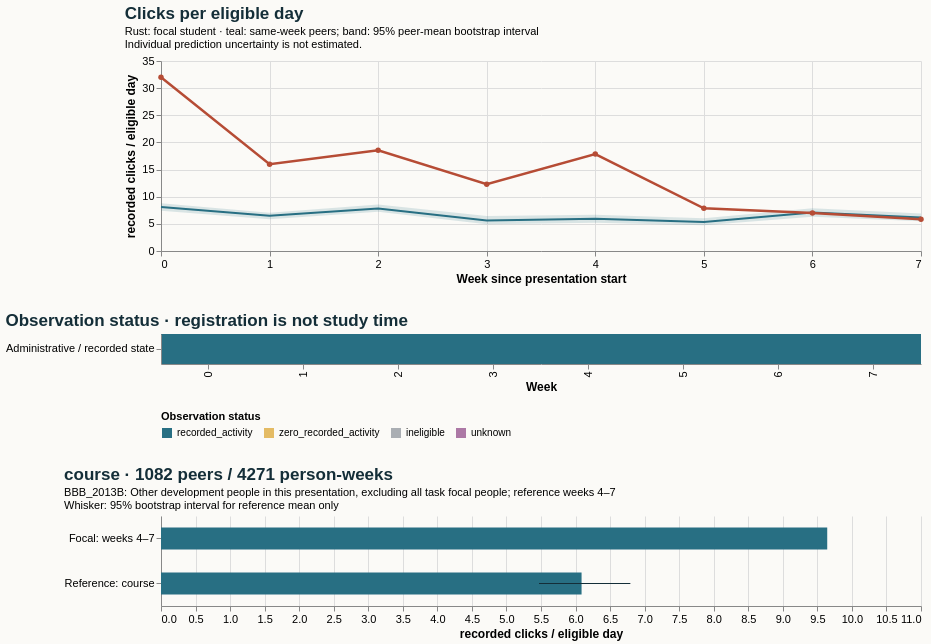

Source (Vega-Lite JSON):
### Vega-Lite specification from a JSON file in a GitHub repository (floating-point values rounded to 4 significant figures)
{"$schema": "https://vega.github.io/schema/vega-lite/v5.20.1.json", "config": {"axis": {"labelFontSize": 11, "titleFontSize": 12}, "background": "#fbfaf7", "font": "sans-serif", "title": {"anchor": "start", "color": "#142e38", "fontSize": 17, "subtitleFontSize": 11}, "view": {"continuousHeight": 300, "continuousWidth": 300, "stroke": null}}, "datasets": {"data-a061ae6e6e08baaf4359e2391efe5761": [{"eligible_days": 7.0, "end_day": 6, "logging_completeness": "unknown", "observation_status": "recorded_activity", "row": "Administrative / recorded state", "score_status": "withheld_release_time_unknown", "start_day": 0, "value": 32.0, "week": 0}, {"eligible_days": 7.0, "end_day": 13, "logging_completeness": "unknown", "observation_status": "recorded_activity", "row": "Administrative / recorded state", "score_status": "withheld_release_time_unknown", "start_day": 7, "value": 16.0, "week": 1}, {"eligible_days": 7.0, "end_day": 20, "logging_completeness": "unknown", "observation_status": "recorded_activity", "row": "Administrative / recorded state", "score_status": "withheld_release_time_unknown", "start_day": 14, "value": 18.57, "week": 2}, {"eligible_days": 7.0, "end_day": 27, "logging_completeness": "unknown", "observation_status": "recorded_activity", "row": "Administrative / recorded state", "score_status": "withheld_release_time_unknown", "start_day": 21, "value": 12.29, "week": 3}, {"eligible_days": 7.0, "end_day": 34, "logging_completeness": "unknown", "observation_status": "recorded_activity", "row": "Administrative / recorded state", "score_status": "withheld_release_time_unknown", "start_day": 28, "value": 17.86, "week": 4}, {"eligible_days": 7.0, "end_day": 41, "logging_completeness": "unknown", "observation_status": "recorded_activity", "row": "Administrative / recorded state", "score_status": "withheld_release_time_unknown", "start_day": 35, "value": 7.857, "week": 5}, {"eligible_days": 7.0, "end_day": 48, "logging_completeness": "unknown", "observation_status": "recorded_activity", "row": "Administrative / recorded state", "score_status": "withheld_release_time_unknown", "start_day": 42, "value": 7.0, "week": 6}, {"eligible_days": 7.0, "end_day": 55, "logging_completeness": "unknown", "observation_status": "recorded_activity", "row": "Administrative / recorded state", "score_status": "withheld_release_time_unknown", "start_day": 49, "value": 5.857, "week": 7}], "data-bc2a26803ba219ac7ec4295916b55d1b": [{"end_day": 6, "focal_value": 32.0, "peer_ci_high": 8.791, "peer_ci_low": 7.405, "peer_mean": 8.112, "peer_observations": 1151, "peer_people": 1151, "reference": "course", "unit": "recorded clicks / eligible day", "week": 0}, {"end_day": 13, "focal_value": 16.0, "peer_ci_high": 7.062, "peer_ci_low": 5.859, "peer_mean": 6.478, "peer_observations": 1144, "peer_people": 1144, "reference": "course", "unit": "recorded clicks / eligible day", "week": 1}, {"end_day": 20, "focal_value": 18.57, "peer_ci_high": 8.548, "peer_ci_low": 7.224, "peer_mean": 7.84, "peer_observations": 1126, "peer_people": 1126, "reference": "course", "unit": "recorded clicks / eligible day", "week": 2}, {"end_day": 27, "focal_value": 12.29, "peer_ci_high": 6.436, "peer_ci_low": 4.945, "peer_mean": 5.624, "peer_observations": 1119, "peer_people": 1119, "reference": "course", "unit": "recorded clicks / eligible day", "week": 3}, {"end_day": 34, "focal_value": 17.86, "peer_ci_high": 6.694, "peer_ci_low": 5.226, "peer_mean": 5.963, "peer_observations": 1082, "peer_people": 1082, "reference": "course", "unit": "recorded clicks / eligible day", "week": 4}, {"end_day": 41, "focal_value": 7.857, "peer_ci_high": 6.048, "peer_ci_low": 4.742, "peer_mean": 5.327, "peer_observations": 1075, "peer_people": 1075, "reference": "course", "unit": "recorded clicks / eligible day", "week": 5}, {"end_day": 48, "focal_value": 7.0, "peer_ci_high": 7.868, "peer_ci_low": 6.288, "peer_mean": 7.085, "peer_observations": 1065, "peer_people": 1065, "reference": "course", "unit": "recorded clicks / eligible day", "week": 6}, {"end_day": 55, "focal_value": 5.857, "peer_ci_high": 6.926, "peer_ci_low": 5.497, "peer_mean": 6.182, "peer_observations": 1049, "peer_people": 1049, "reference": "course", "unit": "recorded clicks / eligible day", "week": 7}], "data-fb9fec3b446d7122f4f64c70cf5c5024": [{"hi": null, "lo": null, "series": "Focal: weeks 4–7", "value": 9.643}, {"hi": 6.793, "lo": 5.471, "series": "Reference: course", "value": 6.087}]}, "resolve": {"scale": {"color": "independent"}}, "spacing": 28, "vconcat": [{"data": {"name": "data-bc2a26803ba219ac7ec4295916b55d1b"}, "height": 190, "layer": [{"encoding": {"x": {"axis": {"tickMinStep": 1}, "field": "week", "title": "Week since presentation start", "type": "quantitative"}, "y": {"field": "peer_ci_low", "scale": {"zero": true}, "title": "recorded clicks / eligible day", "type": "quantitative"}, "y2": {"field": "peer_ci_high"}}, "mark": {"color": "#286f83", "opacity": 0.16, "type": "area"}}, {"encoding": {"tooltip": [{"field": "week", "type": "quantitative"}, {"field": "peer_mean", "type": "quantitative"}, {"field": "peer_people", "type": "quantitative"}, {"field": "peer_observations", "type": "quantitative"}], "x": {"field": "week", "type": "quantitative"}, "y": {"field": "peer_mean", "type": "quantitative"}}, "mark": {"color": "#286f83", "strokeWidth": 2, "type": "line"}}, {"encoding": {"tooltip": [{"field": "week", "type": "quantitative"}, {"field": "focal_value", "type": "quantitative"}], "x": {"field": "week", "type": "quantitative"}, "y": {"field": "focal_value", "type": "quantitative"}}, "mark": {"color": "#b64c35", "point": {"color": "#b64c35"}, "strokeWidth": 2.5, "type": "line"}}], "title": {"subtitle": ["Rust: focal student · teal: same-week peers; band: 95% peer-mean bootstrap interval", "Individual prediction uncertainty is not estimated."], "text": "Clicks per eligible day"}, "width": 760}, {"data": {"name": "data-a061ae6e6e08baaf4359e2391efe5761"}, "encoding": {"color": {"field": "observation_status", "legend": {"labelLimit": 260, "orient": "bottom"}, "scale": {"domain": ["recorded_activity", "zero_recorded_activity", "ineligible", "unknown"], "range": ["#286f83", "#e4bb64", "#aaaeb3", "#ac78a5"]}, "title": "Observation status", "type": "nominal"}, "tooltip": [{"field": "week", "type": "quantitative"}, {"field": "eligible_days", "type": "quantitative"}, {"field": "observation_status", "type": "nominal"}, {"field": "logging_completeness", "type": "nominal"}], "x": {"field": "week", "title": "Week", "type": "ordinal"}, "y": {"field": "row", "title": null, "type": "nominal"}}, "height": 30, "mark": {"type": "rect"}, "title": "Observation status · registration is not study time", "width": 760}, {"data": {"name": "data-fb9fec3b446d7122f4f64c70cf5c5024"}, "height": 90, "layer": [{"encoding": {"x": {"field": "value", "scale": {"domain": [0, 10.12], "zero": true}, "title": "recorded clicks / eligible day", "type": "quantitative"}, "y": {"field": "series", "sort": null, "title": null, "type": "nominal"}}, "mark": {"color": "#286f83", "size": 22, "type": "bar"}}, {"encoding": {"x": {"field": "lo", "type": "quantitative"}, "x2": {"field": "hi"}, "y": {"field": "series", "sort": null, "title": null, "type": "nominal"}}, "mark": {"color": "#142e38", "type": "rule"}}], "title": {"subtitle": ["BBB_2013B: Other development people in this presentation, excluding all task focal people; reference weeks 4–7", "Whisker: 95% bootstrap interval for reference mean only"], "text": "course · 1082 peers / 4271 person-weeks"}, "width": 760}]}
